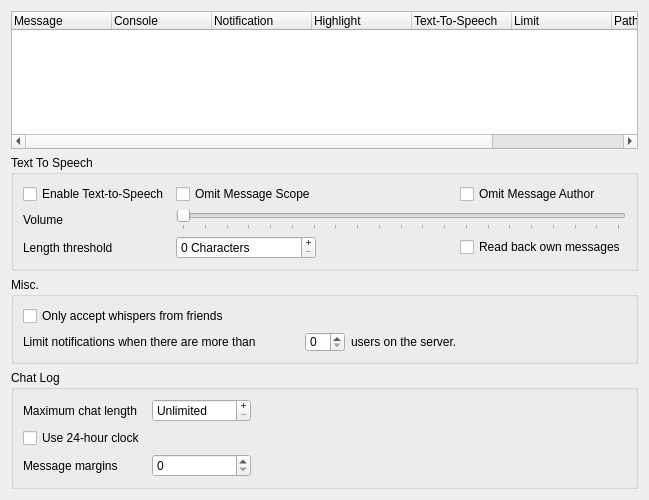
<?xml version="1.0" encoding="UTF-8"?>
<ui version="4.0">
 <class>LogConfig</class>
 <widget class="QWidget" name="LogConfig">
  <property name="geometry">
   <rect>
    <x>0</x>
    <y>0</y>
    <width>649</width>
    <height>500</height>
   </rect>
  </property>
  <property name="windowTitle">
   <string>Messages</string>
  </property>
  <layout class="QVBoxLayout">
   <item>
    <widget class="QTreeWidget" name="qtwMessages">
     <property name="alternatingRowColors">
      <bool>true</bool>
     </property>
     <property name="selectionMode">
      <enum>QAbstractItemView::SingleSelection</enum>
     </property>
     <property name="rootIsDecorated">
      <bool>false</bool>
     </property>
     <property name="uniformRowHeights">
      <bool>true</bool>
     </property>
     <property name="itemsExpandable">
      <bool>false</bool>
     </property>
     <column>
      <property name="text">
       <string>Message</string>
      </property>
     </column>
     <column>
      <property name="text">
       <string>Console</string>
      </property>
     </column>
     <column>
      <property name="text">
       <string>Notification</string>
      </property>
     </column>
     <column>
      <property name="text">
       <string>Highlight</string>
      </property>
     </column>
     <column>
      <property name="text">
       <string>Text-To-Speech</string>
      </property>
     </column>
     <column>
      <property name="text">
       <string>Limit</string>
      </property>
     </column>
     <column>
      <property name="text">
       <string>Path</string>
      </property>
     </column>
     <column>
      <property name="text">
       <string>Soundfile</string>
      </property>
     </column>
    </widget>
   </item>
   <item>
    <widget class="QGroupBox" name="qgbTTS">
     <property name="title">
      <string>Text To Speech</string>
     </property>
     <layout class="QGridLayout">
      <item row="2" column="3">
       <widget class="QCheckBox" name="qcbReadBackOwn">
        <property name="toolTip">
         <string>If enabled text messages you send will be read back to you with TTS</string>
        </property>
        <property name="text">
         <string>Read back own messages</string>
        </property>
       </widget>
      </item>
      <item row="2" column="0">
       <widget class="QLabel" name="qlThreshold">
        <property name="text">
         <string>Length threshold</string>
        </property>
        <property name="buddy">
         <cstring>qsbThreshold</cstring>
        </property>
       </widget>
      </item>
      <item row="0" column="0">
       <widget class="QCheckBox" name="qcbEnableTTS">
        <property name="enabled">
         <bool>true</bool>
        </property>
        <property name="toolTip">
         <string>Click to enable Text-to-Speech</string>
        </property>
        <property name="text">
         <string>Enable Text-to-Speech</string>
        </property>
       </widget>
      </item>
      <item row="2" column="1">
       <widget class="QSpinBox" name="qsbThreshold">
        <property name="toolTip">
         <string>Message length threshold for Text-To-Speech Engine</string>
        </property>
        <property name="whatsThis">
         <string>&lt;b&gt;This is the length threshold used for the Text-To-Speech Engine.&lt;/b&gt;&lt;br /&gt;Messages longer than this limit will not be read aloud in their full length.</string>
        </property>
        <property name="buttonSymbols">
         <enum>QAbstractSpinBox::PlusMinus</enum>
        </property>
        <property name="suffix">
         <string> Characters</string>
        </property>
        <property name="maximum">
         <number>5000</number>
        </property>
        <property name="singleStep">
         <number>10</number>
        </property>
       </widget>
      </item>
      <item row="1" column="1" colspan="3">
       <widget class="QSlider" name="qsVolume">
        <property name="toolTip">
         <string>Volume of Text-To-Speech Engine</string>
        </property>
        <property name="whatsThis">
         <string>&lt;b&gt;This is the volume used for the speech synthesis.&lt;/b&gt;</string>
        </property>
        <property name="maximum">
         <number>100</number>
        </property>
        <property name="singleStep">
         <number>5</number>
        </property>
        <property name="pageStep">
         <number>20</number>
        </property>
        <property name="orientation">
         <enum>Qt::Horizontal</enum>
        </property>
        <property name="tickPosition">
         <enum>QSlider::TicksBelow</enum>
        </property>
        <property name="tickInterval">
         <number>5</number>
        </property>
       </widget>
      </item>
      <item row="1" column="0">
       <widget class="QLabel" name="qlVolume">
        <property name="text">
         <string>Volume</string>
        </property>
        <property name="buddy">
         <cstring>qsVolume</cstring>
        </property>
       </widget>
      </item>
      <item row="0" column="1">
       <widget class="QCheckBox" name="qcbNoScope">
        <property name="toolTip">
         <string>If enabled, TTS will not dictate the message scope.</string>
        </property>
        <property name="text">
         <string>Omit Message Scope</string>
        </property>
       </widget>
      </item>
      <item row="0" column="3">
       <widget class="QCheckBox" name="qcbNoAuthor">
        <property name="toolTip">
         <string>If enabled, TTS will not dictate the message author.</string>
        </property>
        <property name="text">
         <string>Omit Message Author</string>
        </property>
       </widget>
      </item>
     </layout>
    </widget>
   </item>
   <item>
    <widget class="QGroupBox" name="qgbMisc">
     <property name="title">
      <string>Misc.</string>
     </property>
     <layout class="QVBoxLayout" name="verticalLayout">
      <item>
       <widget class="QCheckBox" name="qcbWhisperFriends">
        <property name="toolTip">
         <string>If checked you will only hear whispers from users you added to your friend list.</string>
        </property>
        <property name="text">
         <string>Only accept whispers from friends</string>
        </property>
       </widget>
      </item>
      <item>
       <layout class="QHBoxLayout" name="horizontalLayout">
        <item>
         <widget class="QLabel" name="label_2">
          <property name="text">
           <string>Limit notifications when there are more than</string>
          </property>
         </widget>
        </item>
        <item>
         <widget class="QSpinBox" name="qsbMessageLimitUsers">
          <property name="enabled">
           <bool>true</bool>
          </property>
          <property name="maximumSize">
           <size>
            <width>40</width>
            <height>20</height>
           </size>
          </property>
          <property name="toolTip">
           <string>Number of users that will trigger message limiting functionality.</string>
          </property>
          <property name="frame">
           <bool>true</bool>
          </property>
         </widget>
        </item>
        <item>
         <widget class="QLabel" name="label">
          <property name="text">
           <string>users on the server.</string>
          </property>
          <property name="buddy">
           <cstring>qsbMessageLimitUsers</cstring>
          </property>
         </widget>
        </item>
       </layout>
      </item>
     </layout>
    </widget>
   </item>
   <item>
    <widget class="QGroupBox" name="qgbMaxBlocks">
     <property name="title">
      <string>Chat Log</string>
     </property>
     <layout class="QGridLayout" name="_2">
      <item row="1" column="0">
       <widget class="QCheckBox" name="qcb24HourClock">
        <property name="toolTip">
         <string>If checked the time at the beginning of a message will be displayed in the 24-hour format.

The setting only applies for new messages, the already shown ones will retain the previous time format.</string>
        </property>
        <property name="text">
         <string>Use 24-hour clock</string>
        </property>
       </widget>
      </item>
      <item row="0" column="1">
       <widget class="QSpinBox" name="qsbMaxBlocks">
        <property name="buttonSymbols">
         <enum>QAbstractSpinBox::PlusMinus</enum>
        </property>
        <property name="specialValueText">
         <string>Unlimited</string>
        </property>
        <property name="suffix">
         <string> Lines</string>
        </property>
        <property name="maximum">
         <number>1000000</number>
        </property>
        <property name="singleStep">
         <number>100</number>
        </property>
       </widget>
      </item>
      <item row="0" column="0">
       <widget class="QLabel" name="qlMaxBlocks">
        <property name="text">
         <string>Maximum chat length</string>
        </property>
       </widget>
      </item>
      <item row="0" column="2">
       <spacer name="horizontalSpacer">
        <property name="orientation">
         <enum>Qt::Horizontal</enum>
        </property>
        <property name="sizeHint" stdset="0">
         <size>
          <width>8</width>
          <height>16</height>
         </size>
        </property>
       </spacer>
      </item>
      <item row="2" column="0">
       <widget class="QLabel" name="qlChatMessageMargins">
        <property name="toolTip">
         <string>How far individual messages are spaced out from one another.</string>
        </property>
        <property name="text">
         <string>Message margins</string>
        </property>
       </widget>
      </item>
      <item row="2" column="1">
       <widget class="QSpinBox" name="qsbChatMessageMargins">
        <property name="toolTip">
         <string>How far individual messages are spaced out from one another.</string>
        </property>
        <property name="frame">
         <bool>true</bool>
        </property>
       </widget>
      </item>
     </layout>
    </widget>
   </item>
  </layout>
 </widget>
 <resources/>
 <connections/>
</ui>
